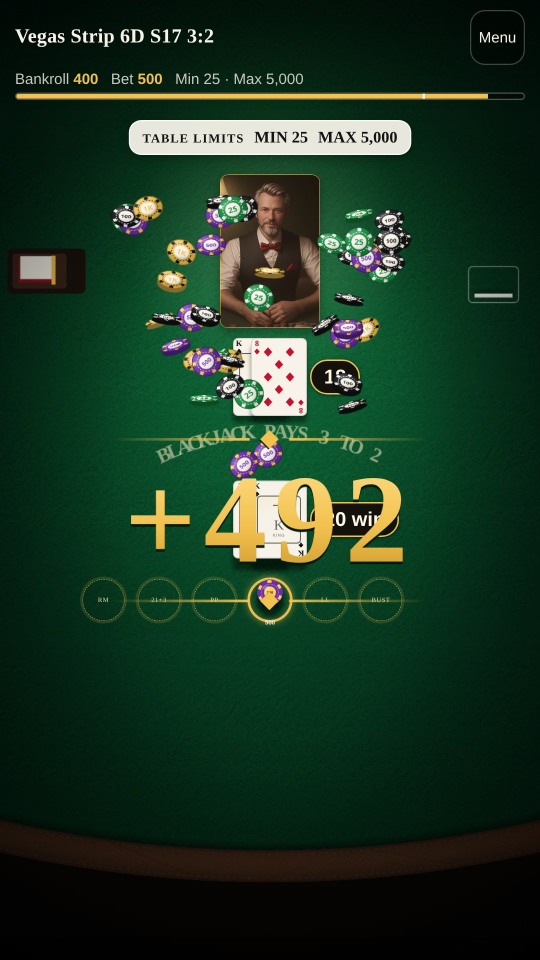
#> input picture art/store/celeb/evidence/v2_layering/bigWin1_e_r3_1100ms.jpg, 1080 x 1920 px, given in place of blackjack1_d_r3_550ms.jpg, which was not available (shown at 1/2 size)
$ python layering_sheet.py
#> lines starting #> are read from the running program, lines starting #| are printed output that depends on the picture
# review/layering-sheet.png: full-res crops of each celebration over the player's hand (toast vs cards vs total badge).
from PIL import Image, ImageDraw, ImageFont
E = 'celeb/evidence/v2_layering/'
items = [('blackjack1_d_r3_550ms', 'BLACKJACK! natural #1 (+550 ms)'), ('blackjack3_d_r8_550ms', 'BLACKJACK! natural #3 (+550 ms)'),
         ('win1_g_r1_550ms', 'YOU WIN (+550 ms)'), ('dealerbust1_g_r8_1100ms', 'Dealer bust: YOU WIN + label (+1100 ms)'),
         ('push1_f_r4_1100ms', 'PUSH (+1100 ms)'), ('bust1_d_r1_1100ms', 'BUST (+1100 ms)'), ('bigWin1_e_r3_1100ms', 'Big win +amount, chip shower (+1100 ms)')]
F = ImageFont.truetype('/usr/share/fonts/truetype/sand-box/google/Inter/Inter-VariableFont_opsz,wght.ttf', 26)
cw, ch = 1080, 520
s = Image.new('RGB', (cw, len(items) * (ch + 44)), (18, 18, 18)); d = ImageDraw.Draw(s)
#> after `s = Image.new('RGB', (cw, len(items) * (ch + 44)), (18, 18, 18))`: s: PIL image 1080x3948 RGB; every value is 18
for i, (f, lab) in enumerate(items):
    im = Image.open(E + f + '.jpg')
#> im is the input picture: PIL image 1080x1920 RGB; mean R, G, B 27.4, 54.3, 34.7
    y0 = 560 if 'bigWin' in f or 'dealerbust' in f else 760
    s.paste(im.crop((0, y0, 1080, y0 + ch)), (0, i * (ch + 44) + 44)); d.text((14, i * (ch + 44) + 8), f'{lab}   [{f}.jpg]', font=F, fill=(240, 240, 240))
#> after `s.paste(im.crop((0, y0, 1080, y0 + ch)), (0, i * (ch + 44) + 44))`:
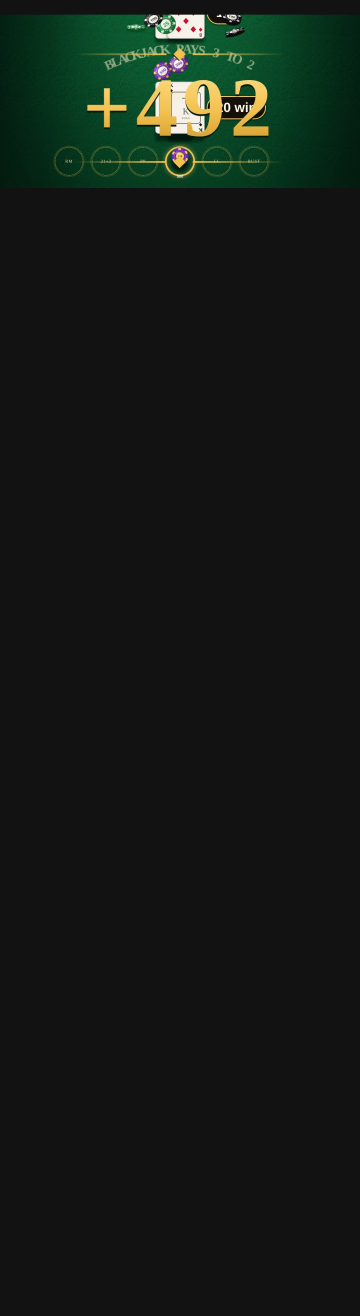
#> s: PIL image 1080x3948 RGB (shown at 1/3 size); mean R, G, B 20.3, 25.6, 21.5
#> pass 2 of the loop `for i, (f, lab) in enumerate(items):`:
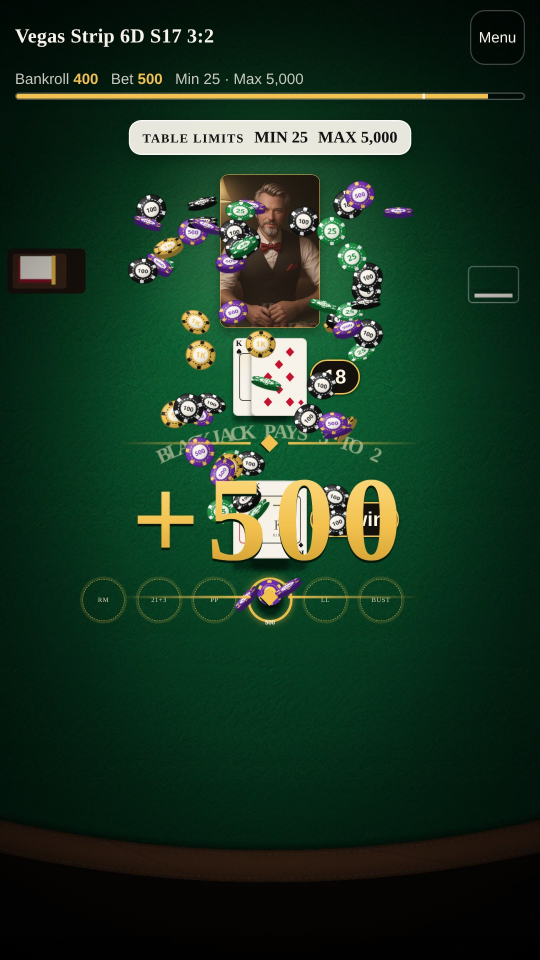
#> input picture art/store/celeb/evidence/v2_layering/bigWin1_e_r3_1900ms.jpg, 1080 x 1920 px, given in place of blackjack3_d_r8_550ms.jpg, which was not available (shown at 1/2 size)
#> im is the input picture: PIL image 1080x1920 RGB; mean R, G, B 28, 54.5, 35.3
#> `s.paste(im.crop((0, y0, 1080, y0 + ch)), (0, i * (ch + 44) + 44))`:
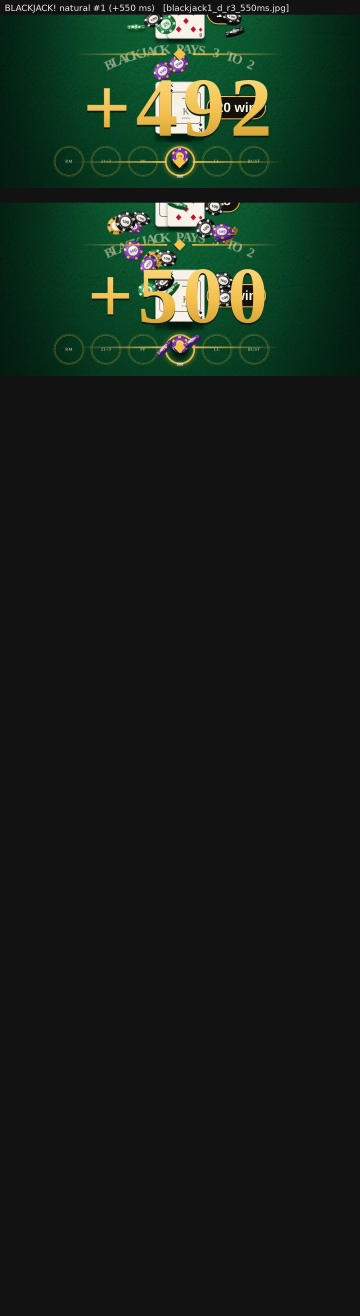
#> s: PIL image 1080x3948 RGB (shown at 1/3 size); mean R, G, B 23.2, 33.5, 25.6
#> (the run stopped early here; a loop or call above may not have finished)
